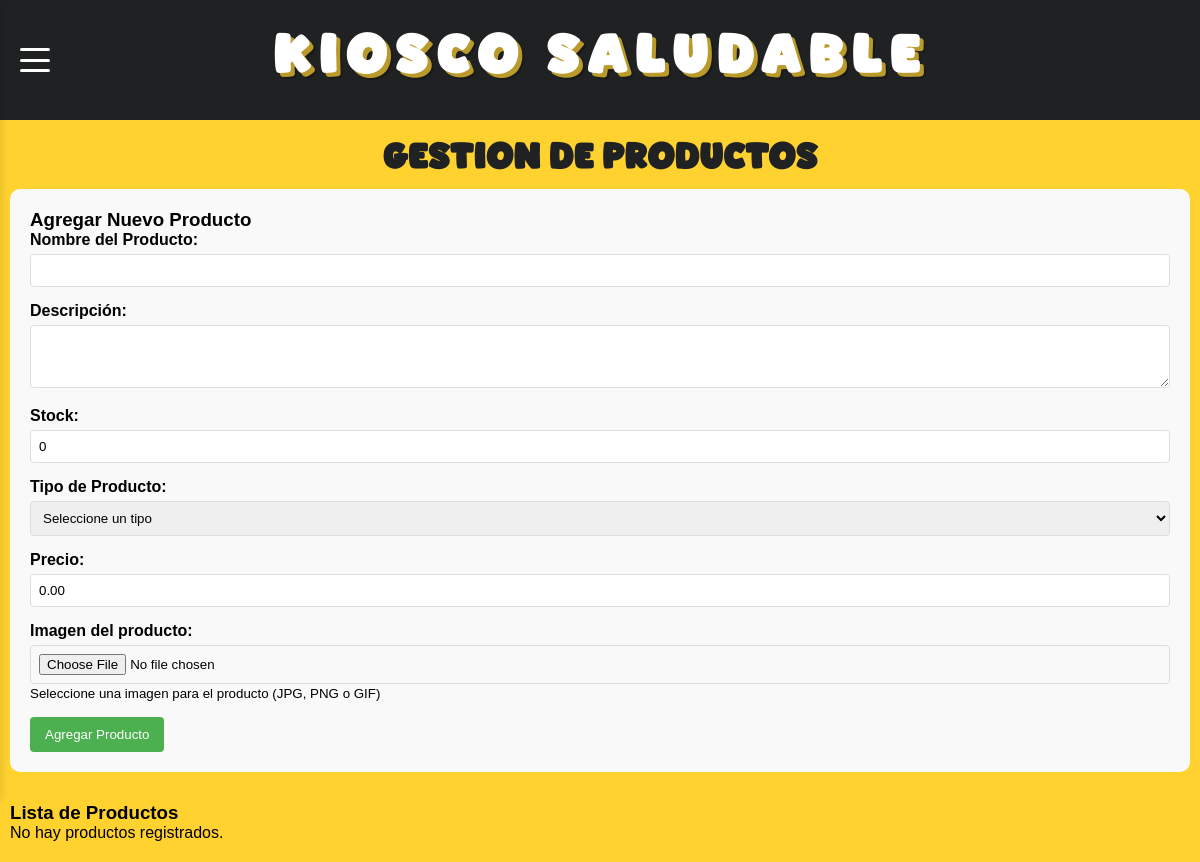
Page /kiosquero/products.php (signed in) on the earlier database version.
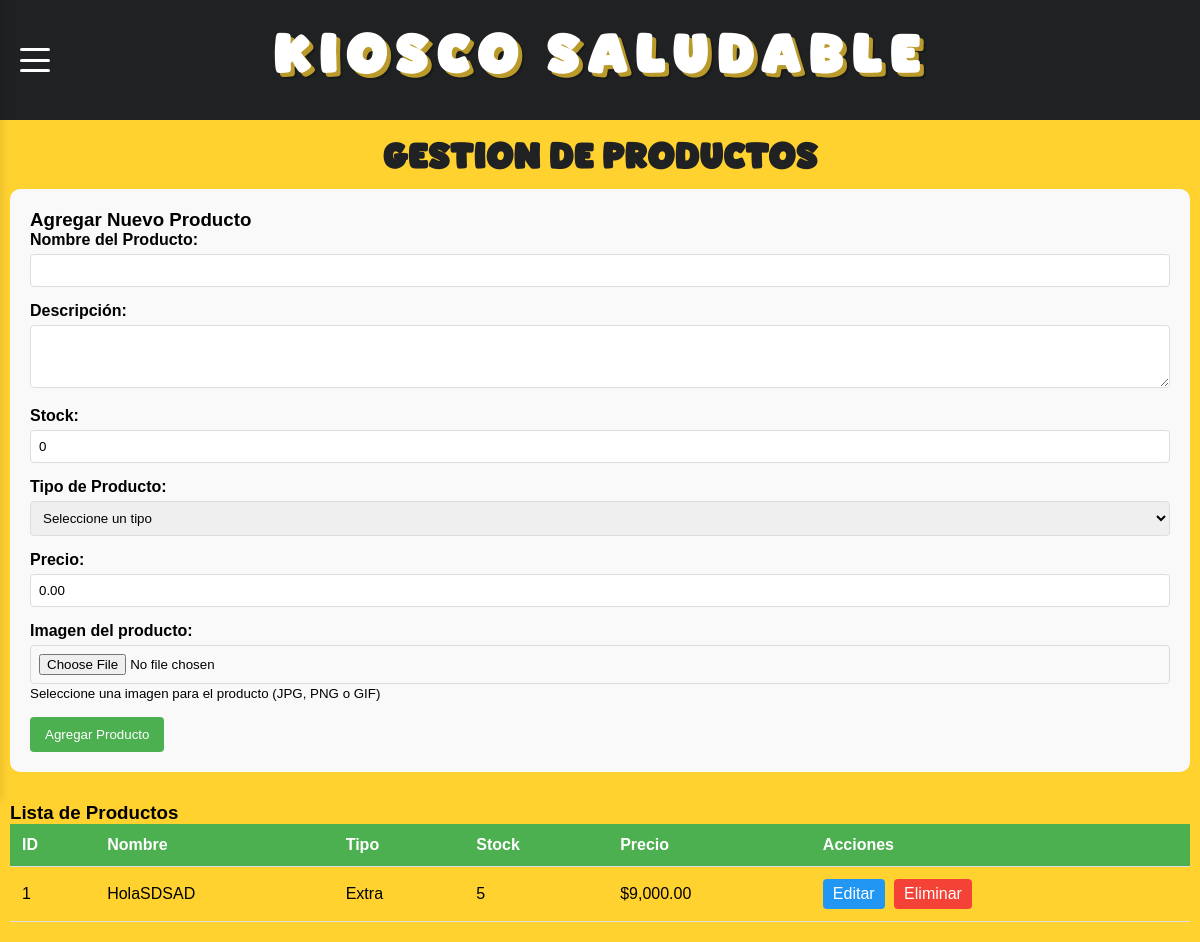
Same page on the later database version.
### tables this page shows
CREATE TABLE `productos` (
  `id` int(11) NOT NULL,
  `nombre` varchar(80) NOT NULL,
  `descripcion` varchar(300) NOT NULL,
  `stock` int(11) NOT NULL,
  `fecha_agregado` timestamp NOT NULL DEFAULT current_timestamp() ON UPDATE current_timestamp(),
  `tipo_producto` enum('ensalada','carne','bebida','extra') NOT NULL,
  `precio` float NOT NULL,
  `url` varchar(90) NOT NULL
);

### kiosquero/products.php (the view, shortened to what this page needs)
<?php
require_once 'database.php';
$producto_editar = null;
$query = "SELECT * FROM productos ORDER BY nombre ASC";
$productos = $conn->query($query);
?>
<!DOCTYPE html>
<html lang="es">
<head>
    <link rel="stylesheet" href="style.css">
</head>
<body>
<?php include 'header.php'; ?>
    <main class="main-content">
        <h2><?php echo $producto_editar ? 'Editar Producto' : 'Gestión de Productos'; ?></h2>
        <div class="product-form">
            <h3><?php echo $producto_editar ? 'Editar Producto: ' . htmlspecialchars($producto_editar['nombre']) : 'Agregar Nuevo Producto'; ?></h3>
            <form action="products.php" method="POST" enctype="multipart/form-data">
                <div class="form-group">
                    <label for="nombre">Nombre del Producto:</label>
                    <input type="text" id="nombre" name="nombre" required
                           value="<?php echo $producto_editar ? htmlspecialchars($producto_editar['nombre']) : ''; ?>">
                </div>
                <div class="form-group">
                    <label for="descripcion">Descripción:</label>
                    <textarea id="descripcion" name="descripcion" rows="3" required><?php echo $producto_editar ? htmlspecialchars($producto_editar['descripcion']) : ''; ?></textarea>
                </div>
                <div class="form-group">
                    <label for="stock">Stock:</label>
                    <input type="number" id="stock" name="stock" min="0" required
                           value="<?php echo $producto_editar ? $producto_editar['stock'] : '0'; ?>">
                </div>
                <div class="form-group">
                    <label for="tipo_producto">Tipo de Producto:</label>
                    <select id="tipo_producto" name="tipo_producto" required>
                        <option value="">Seleccione un tipo</option>
                    </select>
                </div>
                <div class="form-group">
                    <label for="precio">Precio:</label>
                    <input type="number" id="precio" name="precio" min="0" step="0.01" required
                           value="<?php echo $producto_editar ? $producto_editar['precio'] : '0.00'; ?>">
                </div>
                <div class="form-group">
                    <label for="imagen">Imagen del producto:</label>
                    <input type="file" id="imagen" name="imagen" accept="image/*">
                    <small class="form-text">Seleccione una imagen para el producto (JPG, PNG o GIF)</small>
                </div>
                <div class="form-actions">
                    <button type="submit" class="btn-submit">
                        <?php echo $producto_editar ? 'Actualizar Producto' : 'Agregar Producto'; ?>
                    </button>
                </div>
            </form>
        </div>
        <h3>Lista de Productos</h3>
        <?php if ($productos->num_rows > 0): ?>
            <div class="table-responsive">
                <table class="products-table">
                    <thead>
                        <tr>
                            <th>ID</th>
                            <th>Nombre</th>
                            <th>Tipo</th>
                            <th>Stock</th>
                            <th>Precio</th>
                            <th>Acciones</th>
                        </tr>
                    </thead>
                    <tbody>
                        <?php while ($producto = $productos->fetch_assoc()): ?>
                            <tr>
                                <td><?php echo $producto['id']; ?></td>
                                <td><?php echo htmlspecialchars($producto['nombre']); ?></td>
                                <td><?php echo ucfirst($producto['tipo_producto']); ?></td>
                                <td><?php echo $producto['stock']; ?></td>
                                <td>$<?php echo number_format($producto['precio'], 2); ?></td>
                                <td>
                                    <a href="products.php?editar=<?php echo $producto['id']; ?>" class="btn-edit">Editar</a>
                                    <a href="products.php?eliminar=<?php echo $producto['id']; ?>" class="btn-delete"
                                       onclick="return confirm('¿Está seguro de que desea eliminar este producto?')">Eliminar</a>
                                </td>
                            </tr>
                        <?php endwhile; ?>
                    </tbody>
                </table>
            </div>
        <?php else: ?>
            <p>No hay productos registrados.</p>
        <?php endif; ?>
    </main>
</body>
</html>

Differences in the rows shown:
added productos: id "1", nombre "HolaSDSAD", tipo_producto "Extra", stock "5", precio "9,000.00"
Other differences:
text no longer shown: "No hay productos registrados."
text now shown: "ID Nombre Tipo Stock Precio Acciones"
